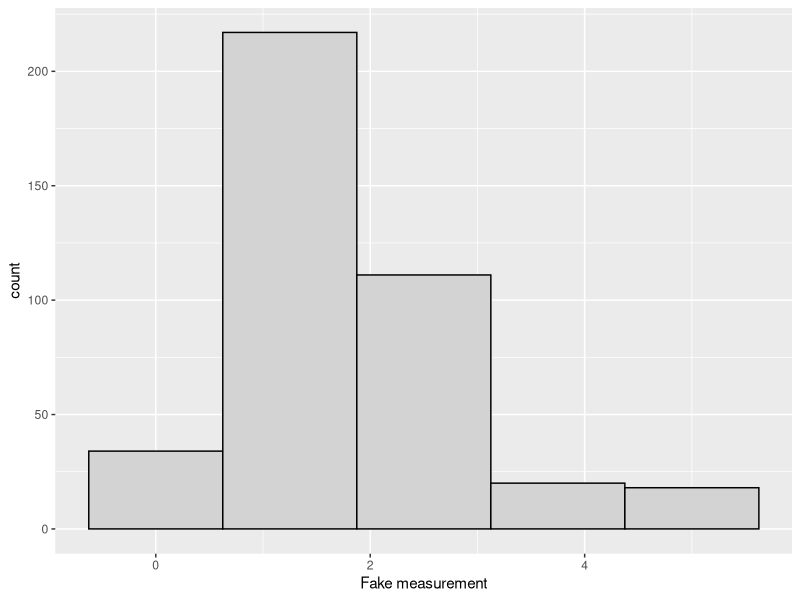
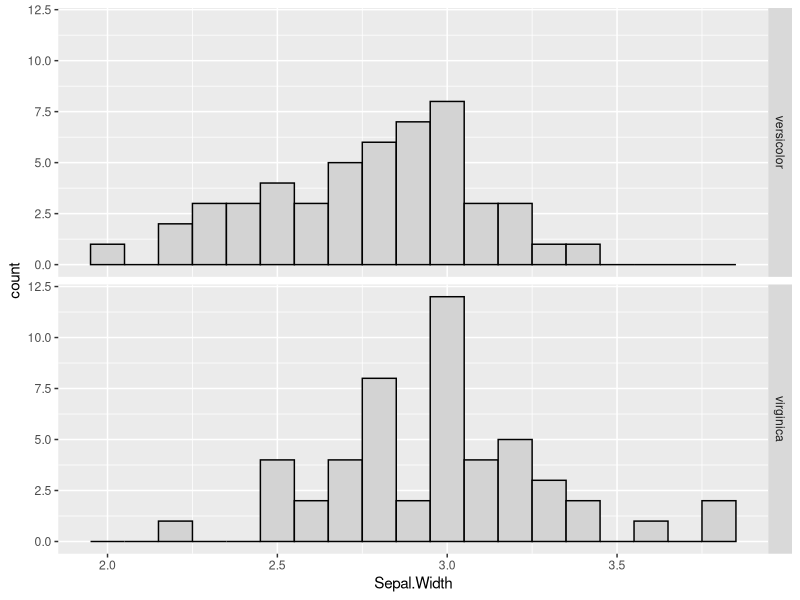

These charts were generated, in order, by the following R code: (Note: this script raises an error after producing the figures.)
## ---- chunk 1
possible_outcomes <- c(0, 1, 2, 3, 4, 5)
outcome_probabilities <- c(0.1, 0.5, 0.2, 0.1, 0.05, 0.05)
n_data_points <- 400

set.seed(1)
fake_data_points <- sample (possible_outcomes,
                            n_data_points,
                            replace=T,
                            prob=outcome_probabilities)
set.seed(NULL)

fake_data_set <- tibble::data_frame(`Fake measurement`=fake_data_points)
## ---- chunk 2
ggplot2::ggplot(fake_data_set, ggplot2::aes(x=`Fake measurement`)) + ggplot2::geom_histogram(bins=5, colour="black", fill="lightgrey")
## ---- chunk 3
iris_groups23 <- dplyr::filter(iris, Species %in% c("versicolor", "virginica"))
ggplot2::ggplot(iris_groups23, ggplot2::aes(x=Sepal.Width)) +
  ggplot2::geom_histogram(colour="black", fill="lightgrey", binwidth=0.1) +
  ggplot2::facet_grid(Species ~ .)
## ---- chunk 4
knitr::include_graphics("exo3a.jpg")
## ---- chunk 5
iris_groups23 <- dplyr::filter(iris, Species %in% c("versicolor", "virginica"))
ggplot2::ggplot(iris_groups23, ggplot2::aes(x=Sepal.Width)) +
  ggplot2::geom_histogram(colour="black", fill="lightgrey", binwidth=0.1)
